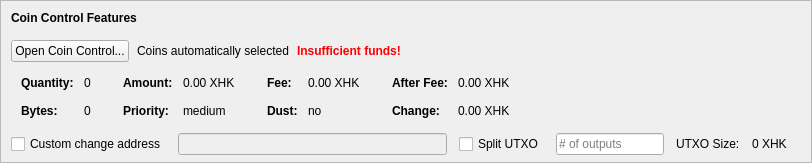
    <widget class="QFrame" name="frameCoinControl">
     <property name="sizePolicy">
      <sizepolicy hsizetype="Expanding" vsizetype="Expanding">
       <horstretch>0</horstretch>
       <verstretch>0</verstretch>
      </sizepolicy>
     </property>
     <property name="maximumSize">
      <size>
       <width>16777215</width>
       <height>16777215</height>
      </size>
     </property>
     <property name="frameShape">
      <enum>QFrame::StyledPanel</enum>
     </property>
     <property name="frameShadow">
      <enum>QFrame::Sunken</enum>
     </property>
     <layout class="QVBoxLayout" name="verticalLayoutCoinControl2">
      <property name="spacing">
       <number>0</number>
      </property>
      <property name="leftMargin">
       <number>0</number>
      </property>
      <property name="topMargin">
       <number>0</number>
      </property>
      <property name="rightMargin">
       <number>0</number>
      </property>
      <property name="bottomMargin">
       <number>6</number>
      </property>
      <item>
       <layout class="QVBoxLayout" name="verticalLayoutCoinControl" stretch="0,0,0,0,1">
        <property name="spacing">
         <number>0</number>
        </property>
        <property name="leftMargin">
         <number>10</number>
        </property>
        <property name="topMargin">
         <number>10</number>
        </property>
        <item>
         <layout class="QHBoxLayout" name="horizontalLayoutCoinControl1">
          <property name="bottomMargin">
           <number>15</number>
          </property>
          <item>
           <widget class="QLabel" name="labelCoinControlFeatures">
            <property name="sizePolicy">
             <sizepolicy hsizetype="Preferred" vsizetype="Maximum">
              <horstretch>0</horstretch>
              <verstretch>0</verstretch>
             </sizepolicy>
            </property>
            <property name="font">
             <font>
              <weight>75</weight>
              <bold>true</bold>
             </font>
            </property>
            <property name="styleSheet">
             <string notr="true">font-weight:bold;</string>
            </property>
            <property name="text">
             <string>Coin Control Features</string>
            </property>
           </widget>
          </item>
         </layout>
        </item>
        <item>
         <layout class="QHBoxLayout" name="horizontalLayoutCoinControl2" stretch="0,0,0,0">
          <property name="spacing">
           <number>8</number>
          </property>
          <property name="bottomMargin">
           <number>10</number>
          </property>
          <item>
           <widget class="QPushButton" name="pushButtonCoinControl">
            <property name="styleSheet">
             <string notr="true"/>
            </property>
            <property name="text">
             <string>Open Coin Control...</string>
            </property>
            <property name="autoDefault">
             <bool>false</bool>
            </property>
           </widget>
          </item>
          <item>
           <widget class="QLabel" name="labelCoinControlAutomaticallySelected">
            <property name="text">
             <string>Coins automatically selected</string>
            </property>
            <property name="margin">
             <number>5</number>
            </property>
           </widget>
          </item>
          <item>
           <widget class="QLabel" name="labelCoinControlInsuffFunds">
            <property name="font">
             <font>
              <weight>75</weight>
              <bold>true</bold>
             </font>
            </property>
            <property name="styleSheet">
             <string notr="true">color:red;font-weight:bold;</string>
            </property>
            <property name="text">
             <string>Insufficient funds!</string>
            </property>
            <property name="margin">
             <number>5</number>
            </property>
           </widget>
          </item>
          <item>
           <spacer name="horizontalSpacerCoinControl">
            <property name="orientation">
             <enum>Qt::Horizontal</enum>
            </property>
            <property name="sizeHint" stdset="0">
             <size>
              <width>40</width>
              <height>1</height>
             </size>
            </property>
           </spacer>
          </item>
         </layout>
        </item>
        <item>
         <widget class="QWidget" name="widgetCoinControl" native="true">
          <property name="sizePolicy">
           <sizepolicy hsizetype="Preferred" vsizetype="Preferred">
            <horstretch>0</horstretch>
            <verstretch>0</verstretch>
           </sizepolicy>
          </property>
          <property name="minimumSize">
           <size>
            <width>0</width>
            <height>0</height>
           </size>
          </property>
          <property name="styleSheet">
           <string notr="true"/>
          </property>
          <layout class="QHBoxLayout" name="horizontalLayoutCoinControl5">
           <property name="leftMargin">
            <number>0</number>
           </property>
           <property name="topMargin">
            <number>0</number>
           </property>
           <property name="rightMargin">
            <number>0</number>
           </property>
           <property name="bottomMargin">
            <number>0</number>
           </property>
           <item>
            <layout class="QHBoxLayout" name="horizontalLayoutCoinControl3" stretch="0,0,0,1">
             <property name="spacing">
              <number>20</number>
             </property>
             <property name="topMargin">
              <number>0</number>
             </property>
             <property name="bottomMargin">
              <number>10</number>
             </property>
             <item>
              <layout class="QFormLayout" name="formLayoutCoinControl1">
               <property name="horizontalSpacing">
                <number>10</number>
               </property>
               <property name="verticalSpacing">
                <number>14</number>
               </property>
               <property name="leftMargin">
                <number>10</number>
               </property>
               <property name="topMargin">
                <number>4</number>
               </property>
               <property name="rightMargin">
                <number>6</number>
               </property>
               <item row="0" column="0">
                <widget class="QLabel" name="labelCoinControlQuantityText">
                 <property name="font">
                  <font>
                   <weight>75</weight>
                   <bold>true</bold>
                  </font>
                 </property>
                 <property name="text">
                  <string>Quantity:</string>
                 </property>
                 <property name="margin">
                  <number>0</number>
                 </property>
                </widget>
               </item>
               <item row="0" column="1">
                <widget class="QLabel" name="labelCoinControlQuantity">
                 <property name="cursor">
                  <cursorShape>IBeamCursor</cursorShape>
                 </property>
                 <property name="contextMenuPolicy">
                  <enum>Qt::ActionsContextMenu</enum>
                 </property>
                 <property name="text">
                  <string notr="true">0</string>
                 </property>
                 <property name="margin">
                  <number>0</number>
                 </property>
                 <property name="textInteractionFlags">
                  <set>Qt::LinksAccessibleByMouse|Qt::TextSelectableByKeyboard|Qt::TextSelectableByMouse</set>
                 </property>
                </widget>
               </item>
               <item row="1" column="0">
                <widget class="QLabel" name="labelCoinControlBytesText">
                 <property name="font">
                  <font>
                   <weight>75</weight>
                   <bold>true</bold>
                  </font>
                 </property>
                 <property name="text">
                  <string>Bytes:</string>
                 </property>
                </widget>
               </item>
               <item row="1" column="1">
                <widget class="QLabel" name="labelCoinControlBytes">
                 <property name="cursor">
                  <cursorShape>IBeamCursor</cursorShape>
                 </property>
                 <property name="contextMenuPolicy">
                  <enum>Qt::ActionsContextMenu</enum>
                 </property>
                 <property name="text">
                  <string notr="true">0</string>
                 </property>
                 <property name="textInteractionFlags">
                  <set>Qt::LinksAccessibleByMouse|Qt::TextSelectableByKeyboard|Qt::TextSelectableByMouse</set>
                 </property>
                </widget>
               </item>
              </layout>
             </item>
             <item>
              <layout class="QFormLayout" name="formLayoutCoinControl2">
               <property name="horizontalSpacing">
                <number>10</number>
               </property>
               <property name="verticalSpacing">
                <number>14</number>
               </property>
               <property name="leftMargin">
                <number>6</number>
               </property>
               <property name="topMargin">
                <number>4</number>
               </property>
               <property name="rightMargin">
                <number>6</number>
               </property>
               <item row="0" column="0">
                <widget class="QLabel" name="labelCoinControlAmountText">
                 <property name="font">
                  <font>
                   <weight>75</weight>
                   <bold>true</bold>
                  </font>
                 </property>
                 <property name="text">
                  <string>Amount:</string>
                 </property>
                 <property name="margin">
                  <number>0</number>
                 </property>
                </widget>
               </item>
               <item row="0" column="1">
                <widget class="QLabel" name="labelCoinControlAmount">
                 <property name="cursor">
                  <cursorShape>IBeamCursor</cursorShape>
                 </property>
                 <property name="contextMenuPolicy">
                  <enum>Qt::ActionsContextMenu</enum>
                 </property>
                 <property name="text">
                  <string notr="true">0.00 XHK</string>
                 </property>
                 <property name="textInteractionFlags">
                  <set>Qt::LinksAccessibleByMouse|Qt::TextSelectableByKeyboard|Qt::TextSelectableByMouse</set>
                 </property>
                </widget>
               </item>
               <item row="1" column="0">
                <widget class="QLabel" name="labelCoinControlPriorityText">
                 <property name="font">
                  <font>
                   <weight>75</weight>
                   <bold>true</bold>
                  </font>
                 </property>
                 <property name="text">
                  <string>Priority:</string>
                 </property>
                </widget>
               </item>
               <item row="1" column="1">
                <widget class="QLabel" name="labelCoinControlPriority">
                 <property name="cursor">
                  <cursorShape>IBeamCursor</cursorShape>
                 </property>
                 <property name="contextMenuPolicy">
                  <enum>Qt::ActionsContextMenu</enum>
                 </property>
                 <property name="text">
                  <string>medium</string>
                 </property>
                 <property name="textInteractionFlags">
                  <set>Qt::LinksAccessibleByMouse|Qt::TextSelectableByKeyboard|Qt::TextSelectableByMouse</set>
                 </property>
                </widget>
               </item>
              </layout>
             </item>
             <item>
              <layout class="QFormLayout" name="formLayoutCoinControl3">
               <property name="horizontalSpacing">
                <number>10</number>
               </property>
               <property name="verticalSpacing">
                <number>14</number>
               </property>
               <property name="leftMargin">
                <number>6</number>
               </property>
               <property name="topMargin">
                <number>4</number>
               </property>
               <property name="rightMargin">
                <number>6</number>
               </property>
               <item row="0" column="0">
                <widget class="QLabel" name="labelCoinControlFeeText">
                 <property name="font">
                  <font>
                   <weight>75</weight>
                   <bold>true</bold>
                  </font>
                 </property>
                 <property name="text">
                  <string>Fee:</string>
                 </property>
                 <property name="margin">
                  <number>0</number>
                 </property>
                </widget>
               </item>
               <item row="0" column="1">
                <widget class="QLabel" name="labelCoinControlFee">
                 <property name="cursor">
                  <cursorShape>IBeamCursor</cursorShape>
                 </property>
                 <property name="contextMenuPolicy">
                  <enum>Qt::ActionsContextMenu</enum>
                 </property>
                 <property name="text">
                  <string notr="true">0.00 XHK</string>
                 </property>
                 <property name="textInteractionFlags">
                  <set>Qt::LinksAccessibleByMouse|Qt::TextSelectableByKeyboard|Qt::TextSelectableByMouse</set>
                 </property>
                </widget>
               </item>
               <item row="1" column="0">
                <widget class="QLabel" name="labelCoinControlLowOutputText">
                 <property name="font">
                  <font>
                   <weight>75</weight>
                   <bold>true</bold>
                  </font>
                 </property>
                 <property name="text">
                  <string>Dust:</string>
                 </property>
                </widget>
               </item>
               <item row="1" column="1">
                <widget class="QLabel" name="labelCoinControlLowOutput">
                 <property name="cursor">
                  <cursorShape>IBeamCursor</cursorShape>
                 </property>
                 <property name="contextMenuPolicy">
                  <enum>Qt::ActionsContextMenu</enum>
                 </property>
                 <property name="text">
                  <string>no</string>
                 </property>
                 <property name="textInteractionFlags">
                  <set>Qt::LinksAccessibleByMouse|Qt::TextSelectableByKeyboard|Qt::TextSelectableByMouse</set>
                 </property>
                </widget>
               </item>
              </layout>
             </item>
             <item>
              <layout class="QFormLayout" name="formLayoutCoinControl4">
               <property name="horizontalSpacing">
                <number>10</number>
               </property>
               <property name="verticalSpacing">
                <number>14</number>
               </property>
               <property name="leftMargin">
                <number>6</number>
               </property>
               <property name="topMargin">
                <number>4</number>
               </property>
               <property name="rightMargin">
                <number>6</number>
               </property>
               <item row="0" column="0">
                <widget class="QLabel" name="labelCoinControlAfterFeeText">
                 <property name="font">
                  <font>
                   <weight>75</weight>
                   <bold>true</bold>
                  </font>
                 </property>
                 <property name="text">
                  <string>After Fee:</string>
                 </property>
                 <property name="margin">
                  <number>0</number>
                 </property>
                </widget>
               </item>
               <item row="0" column="1">
                <widget class="QLabel" name="labelCoinControlAfterFee">
                 <property name="cursor">
                  <cursorShape>IBeamCursor</cursorShape>
                 </property>
                 <property name="contextMenuPolicy">
                  <enum>Qt::ActionsContextMenu</enum>
                 </property>
                 <property name="text">
                  <string notr="true">0.00 XHK</string>
                 </property>
                 <property name="textInteractionFlags">
                  <set>Qt::LinksAccessibleByMouse|Qt::TextSelectableByKeyboard|Qt::TextSelectableByMouse</set>
                 </property>
                </widget>
               </item>
               <item row="1" column="0">
                <widget class="QLabel" name="labelCoinControlChangeText">
                 <property name="font">
                  <font>
                   <weight>75</weight>
                   <bold>true</bold>
                  </font>
                 </property>
                 <property name="text">
                  <string>Change:</string>
                 </property>
                </widget>
               </item>
               <item row="1" column="1">
                <widget class="QLabel" name="labelCoinControlChange">
                 <property name="cursor">
                  <cursorShape>IBeamCursor</cursorShape>
                 </property>
                 <property name="contextMenuPolicy">
                  <enum>Qt::ActionsContextMenu</enum>
                 </property>
                 <property name="text">
                  <string notr="true">0.00 XHK</string>
                 </property>
                 <property name="textInteractionFlags">
                  <set>Qt::LinksAccessibleByMouse|Qt::TextSelectableByKeyboard|Qt::TextSelectableByMouse</set>
                 </property>
                </widget>
               </item>
              </layout>
             </item>
            </layout>
           </item>
          </layout>
         </widget>
        </item>
        <item>
         <layout class="QHBoxLayout" name="horizontalLayoutCoinControl4" stretch="0,0,0,0,0,0,0">
          <property name="spacing">
           <number>12</number>
          </property>
          <property name="sizeConstraint">
           <enum>QLayout::SetDefaultConstraint</enum>
          </property>
          <property name="topMargin">
           <number>5</number>
          </property>
          <property name="rightMargin">
           <number>5</number>
          </property>
          <item>
           <widget class="QCheckBox" name="checkBoxCoinControlChange">
            <property name="toolTip">
             <string>If this is activated, but the change address is empty or invalid, change will be sent to a newly generated address.</string>
            </property>
            <property name="text">
             <string>Custom change address</string>
            </property>
           </widget>
          </item>
          <item>
           <widget class="QValidatedLineEdit" name="lineEditCoinControlChange">
            <property name="enabled">
             <bool>false</bool>
            </property>
            <property name="sizePolicy">
             <sizepolicy hsizetype="Expanding" vsizetype="Fixed">
              <horstretch>0</horstretch>
              <verstretch>0</verstretch>
             </sizepolicy>
            </property>
           </widget>
          </item>
          <item>
           <widget class="QCheckBox" name="splitBlockCheckBox">
            <property name="text">
             <string>Split UTXO</string>
            </property>
           </widget>
          </item>
          <item>
           <widget class="QLineEdit" name="splitBlockLineEdit">
            <property name="sizePolicy">
             <sizepolicy hsizetype="Fixed" vsizetype="Fixed">
              <horstretch>50</horstretch>
              <verstretch>0</verstretch>
             </sizepolicy>
            </property>
            <property name="placeholderText">
             <string># of outputs</string>
            </property>
           </widget>
          </item>
          <item>
           <widget class="QLabel" name="labelBlockSizeText">
            <property name="text">
             <string>UTXO Size:</string>
            </property>
           </widget>
          </item>
          <item>
           <widget class="QLabel" name="labelBlockSize">
            <property name="text">
             <string>0 XHK</string>
            </property>
           </widget>
          </item>
          <item>
           <widget class="QLabel" name="labelCoinControlChangeLabel">
            <property name="sizePolicy">
             <sizepolicy hsizetype="Preferred" vsizetype="Expanding">
              <horstretch>0</horstretch>
              <verstretch>0</verstretch>
             </sizepolicy>
            </property>
            <property name="minimumSize">
             <size>
              <width>0</width>
              <height>0</height>
             </size>
            </property>
            <property name="text">
             <string/>
            </property>
            <property name="margin">
             <number>3</number>
            </property>
           </widget>
          </item>
         </layout>
        </item>
        <item>
         <spacer name="verticalSpacerCoinControl">
          <property name="orientation">
           <enum>Qt::Vertical</enum>
          </property>
          <property name="sizeHint" stdset="0">
           <size>
            <width>800</width>
            <height>1</height>
           </size>
          </property>
         </spacer>
        </item>
       </layout>
      </item>
     </layout>
    </widget>
